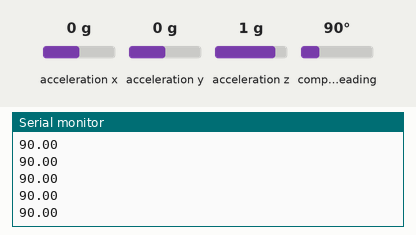
The program below on a simulated Raspberry Pi Pico. Parts: the last lines printed to the serial monitor. The test bench sets the inputs (shaded band); at power-on: compass heading 90°, acceleration x 0 g, acceleration y 0 g, acceleration z 1 g.

Above: at 2.2 s.
2.3 s: compass heading set to 7°
At 2.57 s:
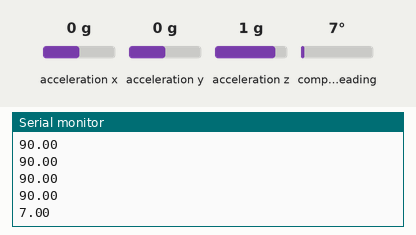
3.8 s: compass heading set to 180°
At 3.98 s:
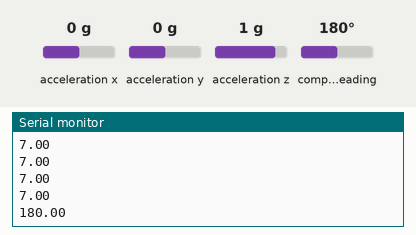
Timing chart, 0 to 6.8 s (numbered marks = the images above; inputs shaded):
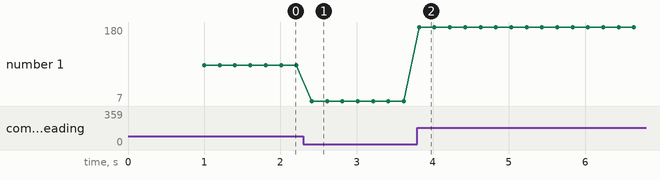

Measured:
- after the input at 2.3 s, the serial monitor: prints a new line after 0.11 s (image 1)
- after the input at 3.8 s, the serial monitor: prints a new line at once (image 2)
- plotted number 1: 90 → 7 after the input at 2.3 s, 7 → 180 after the input at 3.8 s

The program:

main.cpp
```cpp
#include <Arduino.h>

#include <Wire.h>
#include <Adafruit_BNO055.h>

Adafruit_BNO055 bno = Adafruit_BNO055(55, 0x28);

void setup(void){
  pinMode(4, INPUT_PULLUP); //プルアップ(念のため)
  pinMode(5, INPUT_PULLUP); //プルアップ(念のため)

  Serial.begin(115200);

  if (!bno.begin()){  //こいつら消すと動かんくなる
    while (1);        //こいつら消すと動かんくなる
  }                   //こいつら消すと動かんくなる

  delay(1000);
}

void get_bno055_data(void){
  imu::Vector<3> euler = bno.getVector(Adafruit_BNO055::VECTOR_EULER);
  Serial.print(euler.x());
  // Serial.print(", ");
  // Serial.print(euler.y());
  // Serial.print(", ");
  // Serial.print(euler.z());

  Serial.println();
}

void loop(void){
  get_bno055_data();
  delay(200);
}
```
